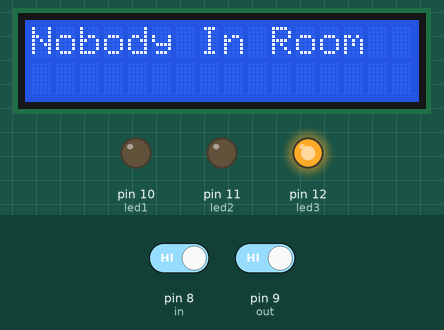
Recording of a sketch running on a simulated Arduino Uno, built with avr-gcc and run on an emulated ATmega328P. On the bench: 16×2 character LCD, output pins drawn as LEDs (lit = HIGH). Dashed ring = blinking. Inputs (shaded band) come from the test bench; at power-on: pin 8 (in) HIGH, pin 9 (out) HIGH.

Above: at 3.2 s.
3.3 s: pin 8 (in) driven LOW
At 5.3 s:
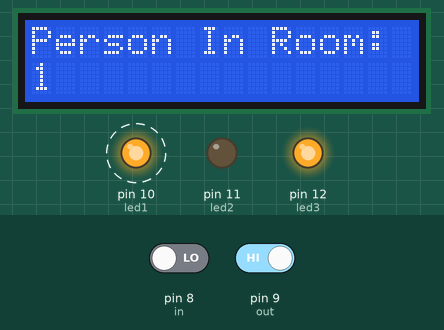
6.3 s: pin 8 (in) driven HIGH
8.0 s: pin 9 (out) driven LOW
At 9.4 s:
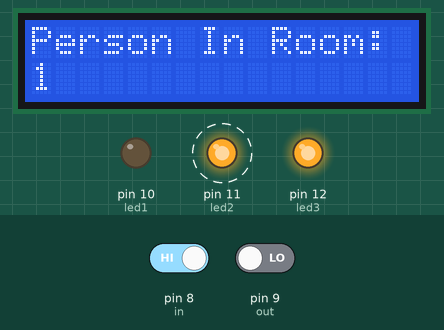
11.0 s: pin 9 (out) driven HIGH
12.5 s: pin 9 (out) driven LOW
At 12.9 s:
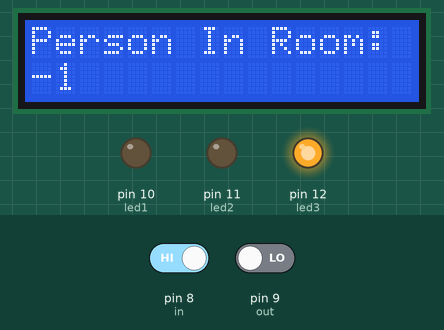
Timing chart, 0 to 16.1 s (numbered marks = the images above; inputs shaded):
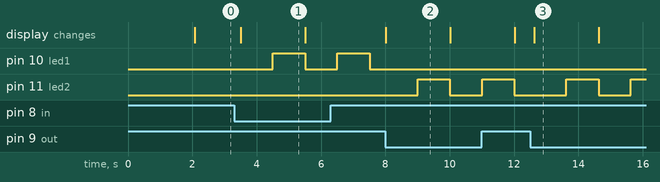

The sketch:

visitorcounter.ino
```cpp
#include<LiquidCrystal.h>
LiquidCrystal lcd(2,3,4,5,6,7);
#define in 8
#define out 9
#define led1 10
#define led2 11
#define led3 12

int count=0;

void setup()
{
  digitalWrite(led3,HIGH);
  lcd.begin(16,2);
  lcd.print("Visitor Counter");
  delay(2000);
  pinMode(in, INPUT);
  pinMode(led1, OUTPUT);
  pinMode(led2, OUTPUT);
  pinMode(led3, OUTPUT);
  pinMode(out, INPUT);
  lcd.clear();
  lcd.print("Person In Room:");
  lcd.setCursor(0,1);
  lcd.print(count);
}
void loop()
{
  int in_value = digitalRead(in);
  int out_value = digitalRead(out);
  if(in_value == LOW)
  {
    count++;
    lcd.clear();
    lcd.print("Person In Room:");
    lcd.setCursor(0,1);
    lcd.print(count);
    delay(1000);
    digitalWrite(led1,HIGH);
    delay(1000);
    digitalWrite(led1,LOW);
  }

  if(out_value == LOW)
  {
    count--;
    lcd.clear();
    lcd.print("Person In Room:");
    lcd.setCursor(0,1);
    lcd.print(count);
    delay(1000);
    digitalWrite(led2,HIGH);
    delay(1000);
    digitalWrite(led2,LOW);
  }


  if(count==0)
  {

    lcd.clear();
    lcd.print("Nobody In Room");
    delay(200);
  }
  }
```

Measured:
- after the input at 3.3 s, pin 10 (led1): LOW → HIGH after 1.2 s, → LOW 1.0 s later; the display: changes after 0.20 s (image 1)
- after the input at 8.0 s, pin 11 (led2): LOW → HIGH after 1.0 s, → LOW 1.0 s later; the display: changes at once (image 2)
- after the input at 12.5 s, pin 11 (led2): LOW → HIGH after 1.1 s, → LOW 1.0 s later, → HIGH 1.0 s later; the display: changes after 0.13 s (image 3)
- what the display in image 1 shows lasts 2.0 s, from 3.5 s to 5.5 s
